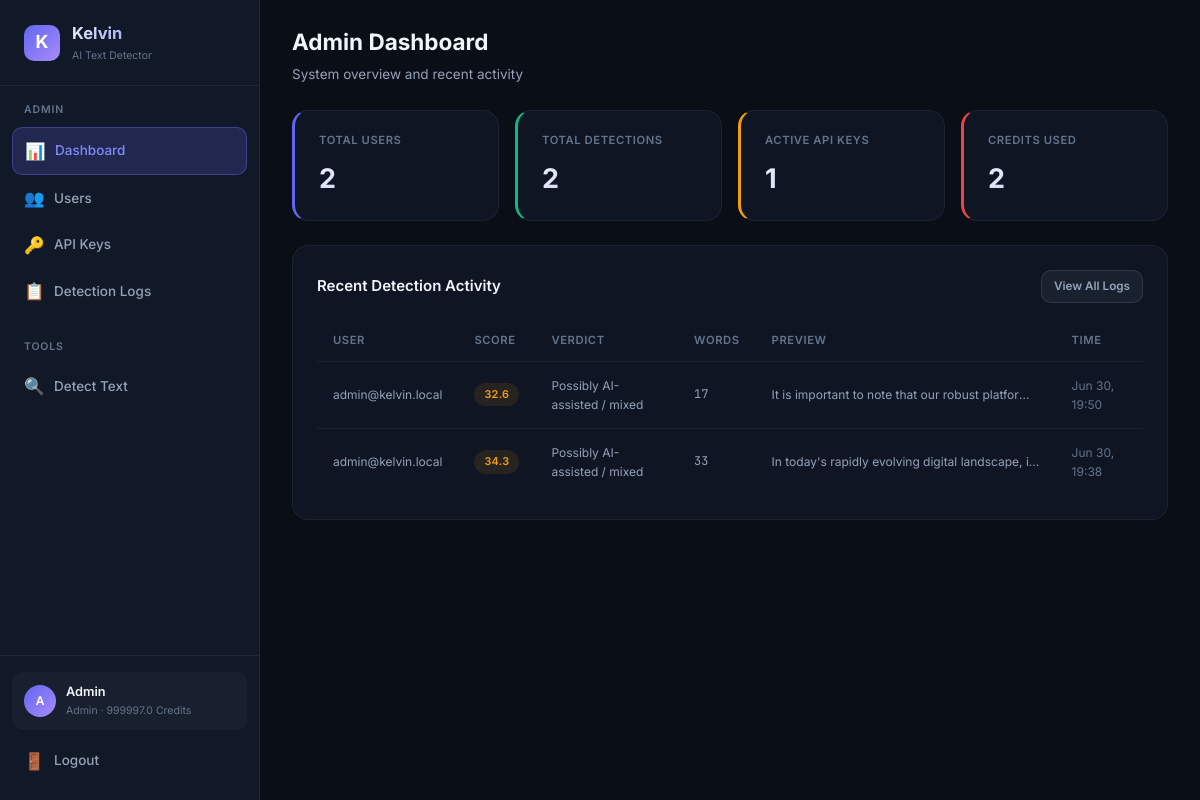
The app's page /admin/dashboard (signed in), older data.
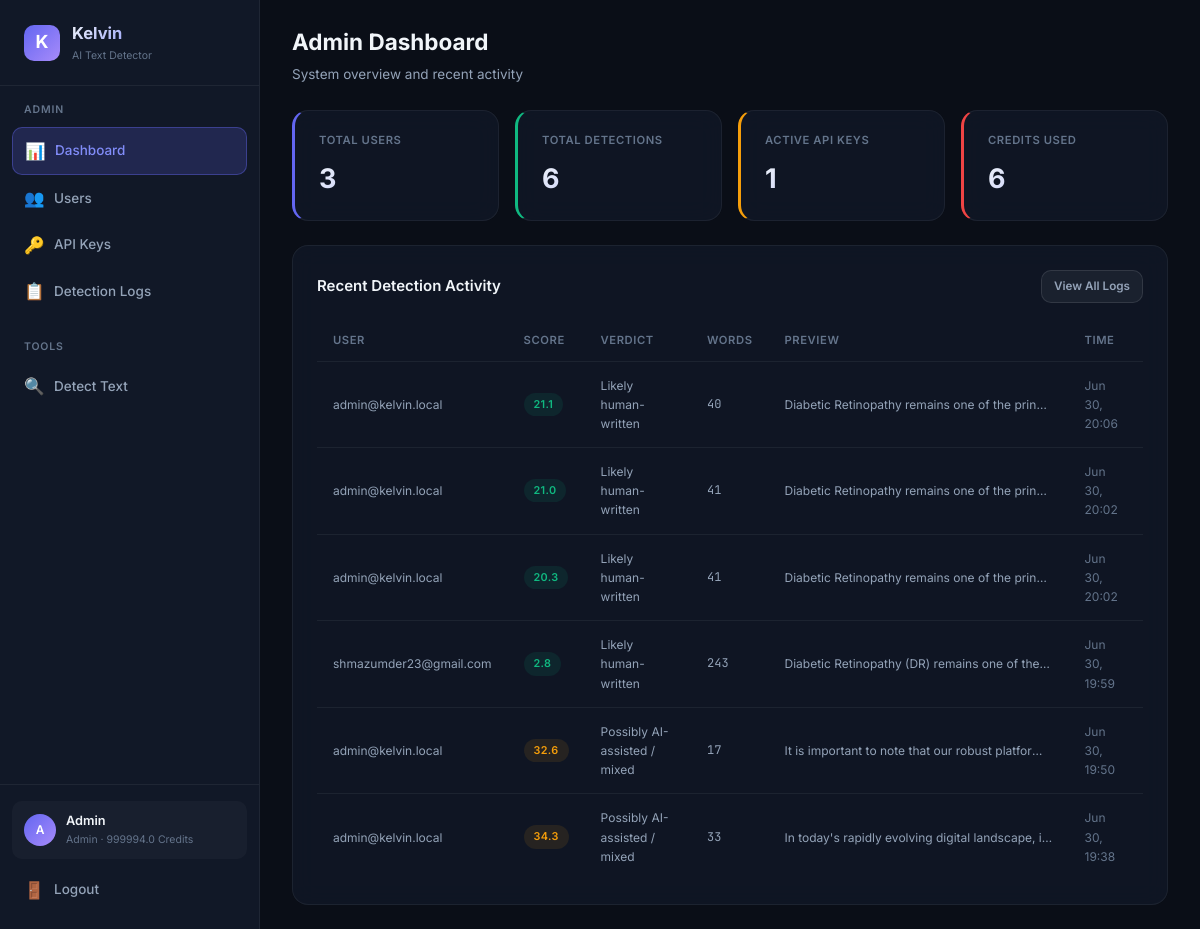
The same page, newer data.
### database.py (models this page shows, shortened)
class User(Base):
    __tablename__ = "users"
    id = Column(Integer, primary_key=True, autoincrement=True)
    email = Column(String(255), unique=True, nullable=False, index=True)
    password_hash = Column(String(255), nullable=False)
    display_name = Column(String(100), nullable=False)
    role = Column(String(20), nullable=False, default="user")  # "admin" or "user"
    balance = Column(Float, nullable=False, default=100.0)
    is_active = Column(Boolean, nullable=False, default=True)
    created_at = Column(DateTime, nullable=False, default=datetime.utcnow)
    api_keys = relationship("APIKeyRecord", back_populates="user", lazy="dynamic")
    detection_logs = relationship("DetectionLog", back_populates="user", lazy="dynamic")
    transactions = relationship("BalanceTransaction", back_populates="user", lazy="dynamic")

class DetectionLog(Base):
    __tablename__ = "detection_logs"
    id = Column(Integer, primary_key=True, autoincrement=True)
    user_id = Column(Integer, ForeignKey("users.id"), nullable=False, index=True)
    api_key_id = Column(Integer, ForeignKey("api_keys.id"), nullable=True)
    input_text = Column(Text, nullable=False)
    output_json = Column(Text, nullable=False)  # JSON string
    score = Column(Float, nullable=True)
    verdict = Column(String(50), nullable=True)
    model_used = Column(String(30), nullable=True)
    cost = Column(Float, nullable=False, default=1.0)
    word_count = Column(Integer, nullable=True)
    ip_address = Column(String(45), nullable=True)
    created_at = Column(DateTime, nullable=False, default=datetime.utcnow)
    user = relationship("User", back_populates="detection_logs")
    api_key = relationship("APIKeyRecord", back_populates="detection_logs")
    __table_args__ = (
        Index("idx_logs_user_created", "user_id", "created_at"),
    )

### detect-ai.py (the view)
@app.get("/admin/dashboard", response_class=HTMLResponse)
async def admin_dashboard(request: Request, db: Session = Depends(get_db_session)):
    _require_admin_web(request, db)
    total_users = db.query(func.count(User.id)).scalar()
    total_requests = db.query(func.count(DetectionLog.id)).scalar()
    active_keys = db.query(func.count(APIKeyRecord.id)).filter(APIKeyRecord.is_revoked == False).scalar()
    total_credits = db.query(func.sum(DetectionLog.cost)).scalar() or 0
    recent_logs = db.query(DetectionLog).order_by(desc(DetectionLog.created_at)).limit(10).all()
    for log in recent_logs:
        u = db.query(User).filter(User.id == log.user_id).first()
        log.user_email = u.email if u else "unknown"
    return _render(request, db, "admin/dashboard.html", total_users=total_users, total_requests=total_requests, active_keys=active_keys, total_credits=total_credits, recent_logs=recent_logs)

### templates/admin/dashboard.html (shortened to what this page needs)
{% extends "base.html" %}
{% set active_page = 'admin-dashboard' %}
{% block page_header %}
<div class="page-header">
    <h2>Admin Dashboard</h2>
    <p>System overview and recent activity</p>
</div>
{% endblock %}
{% block content %}
<div class="stats-grid">
    <div class="stat-card accent">
        <div class="stat-label">Total Users</div>
        <div class="stat-value">{{ total_users }}</div>
    </div>
    <div class="stat-card green">
        <div class="stat-label">Total Detections</div>
        <div class="stat-value">{{ total_requests }}</div>
    </div>
    <div class="stat-card yellow">
        <div class="stat-label">Active API Keys</div>
        <div class="stat-value">{{ active_keys }}</div>
    </div>
    <div class="stat-card red">
        <div class="stat-label">Credits Used</div>
        <div class="stat-value">{{ total_credits | round(0) | int }}</div>
    </div>
</div>
<div class="card">
    <div class="card-header">
        <h3>Recent Detection Activity</h3>
        <a href="/admin/logs" class="btn btn-secondary btn-sm">View All Logs</a>
    </div>
    {% if recent_logs %}
    <div class="table-container">
        <table>
            <thead>
                <tr>
                    <th>User</th>
                    <th>Score</th>
                    <th>Verdict</th>
                    <th>Words</th>
                    <th>Preview</th>
                    <th>Time</th>
                </tr>
            </thead>
            <tbody>
                {% for log in recent_logs %}
                <tr>
                    <td class="text-sm">{{ log.user_email }}</td>
                    <td>
                        <span class="badge {% if log.score and log.score >= 60 %}badge-red{% elif log.score and log.score >= 30 %}badge-yellow{% else %}badge-green{% endif %}">
                            {{ log.score | round(1) if log.score else '—' }}
                        </span>
                    </td>
                    <td class="text-sm">{{ log.verdict or '—' }}</td>
                    <td class="text-mono text-sm">{{ log.word_count or '—' }}</td>
                    <td class="truncate text-sm">{{ log.input_text[:60] }}{% if log.input_text|length > 60 %}...{% endif %}</td>
                    <td class="text-sm text-muted">{{ log.created_at.strftime('%b %d, %H:%M') if log.created_at else '—' }}</td>
                </tr>
                {% endfor %}
            </tbody>
        </table>
    </div>
    {% else %}
    <div class="empty-state">
        <div class="empty-icon">📊</div>
        <h3>No activity yet</h3>
    </div>
    {% endif %}
</div>
{% endblock %}

### templates/base.html (shortened to what this page needs)
<!DOCTYPE html>
<html lang="en">
<head>
    <link rel="stylesheet" href="/static/css/style.css">
</head>
<body>
    {% block body %}
    <div class="app-layout">
        <aside class="sidebar">
            <div class="sidebar-brand">
                <div class="brand-icon">K</div>
                <div>
                    <h1>Kelvin</h1>
                    <div class="brand-version">AI Text Detector</div>
                </div>
            </div>
            <nav class="sidebar-nav">
                {% if user and user.role == 'admin' %}
                <div class="nav-section">
                    <div class="nav-section-title">Admin</div>
                    <a href="/admin/dashboard" class="nav-link {% if active_page == 'admin-dashboard' %}active{% endif %}">
                        <span class="nav-icon">📊</span> Dashboard
                    </a>
                    <a href="/admin/users" class="nav-link {% if active_page == 'admin-users' %}active{% endif %}">
                        <span class="nav-icon">👥</span> Users
                    </a>
                    <a href="/admin/keys" class="nav-link {% if active_page == 'admin-keys' %}active{% endif %}">
                        <span class="nav-icon">🔑</span> API Keys
                    </a>
                    <a href="/admin/logs" class="nav-link {% if active_page == 'admin-logs' %}active{% endif %}">
                        <span class="nav-icon">📋</span> Detection Logs
                    </a>
                </div>
                <div class="nav-section">
                    <div class="nav-section-title">Tools</div>
                    <a href="/dashboard/detect" class="nav-link {% if active_page == 'detect' %}active{% endif %}">
                        <span class="nav-icon">🔍</span> Detect Text
                    </a>
                </div>
                {% endif %}
            </nav>
            {% if user %}
            <div class="sidebar-footer">
                <div class="sidebar-user">
                    <div class="user-avatar">{{ user.display_name[0] | upper }}</div>
                    <div class="user-info">
                        <div class="user-name">{{ user.display_name }}</div>
                        <div class="user-role">{{ user.role }} · {{ user.balance | round(1) }} credits</div>
                    </div>
                </div>
                <a href="/logout" class="nav-link" style="margin-top: 8px;">
                    <span class="nav-icon">🚪</span> Logout
                </a>
            </div>
            {% endif %}
        </aside>
        <main class="main-content">
            {% block page_header %}{% endblock %}
            <div class="page-body">
                {% block content %}{% endblock %}
            </div>
        </main>
    </div>
    {% endblock %}
</body>
</html>

Row changes from the older to the newer data that the page shows:
changed User "Admin": balance "999997.0" → "999994.0"
added DetectionLog: user_email "admin@kelvin.local", score "21.1", verdict "Likely human-written", word_count "40", input_text "Diabetic Retinopathy remains one of the prin…", created_at "Jun 30, 20:06"
added DetectionLog: user_email "admin@kelvin.local", score "21.0", verdict "Likely human-written", word_count "41", input_text "Diabetic Retinopathy remains one of the prin…", created_at "Jun 30, 20:02"
added DetectionLog: user_email "admin@kelvin.local", score "20.3", verdict "Likely human-written", word_count "41", input_text "Diabetic Retinopathy remains one of the prin…", created_at "Jun 30, 20:02"
added DetectionLog: user_email "shmazumder23@gmail.com", score "2.8", verdict "Likely human-written", word_count "243", input_text "Diabetic Retinopathy (DR) remains one of the…", created_at "Jun 30, 19:59"
Text that changed along with them:
{{ total_users }}: "2" → "3"
{{ total_requests }}: "2" → "6"
{{ total_credits | round(0) | int }}: "2" → "6"
